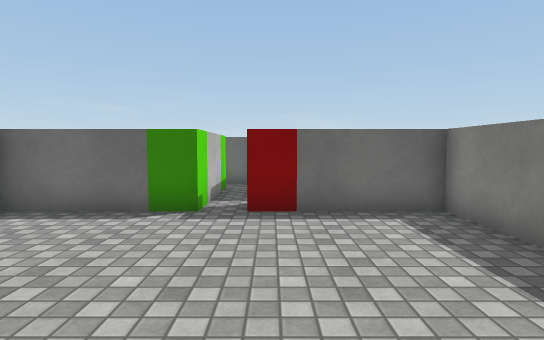
view 1 (above)

16 first-person views from a walk through a scene from a Unity 3-D project. The camera is 1.3 m above the floor, tilts 4° down and sees 80° across. The floor is counted in squares, 1 m on a side. Each view is taken from the middle of a square. On the plan, view 1 faces up. The plan holds only what a view shows up to about 14 squares ahead; the rest is blank. The place goes on beyond the plan. Some animated figures are not drawn. Surface patterns are stand-ins for the level's own textures.

view 2
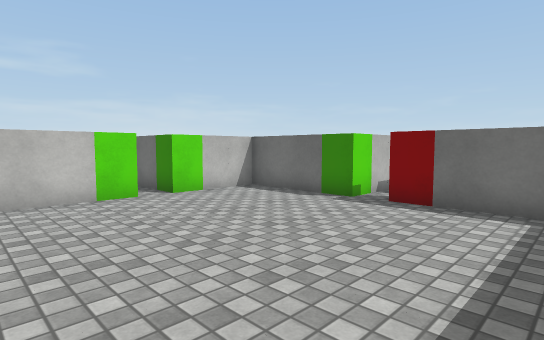

view 3
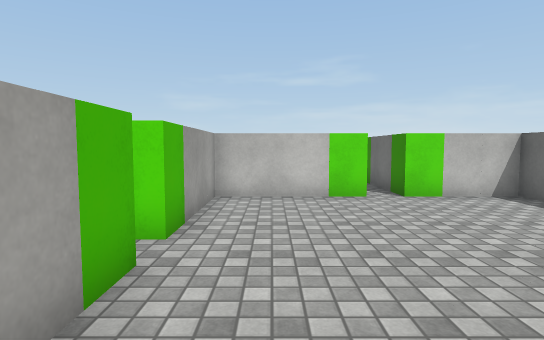

view 4
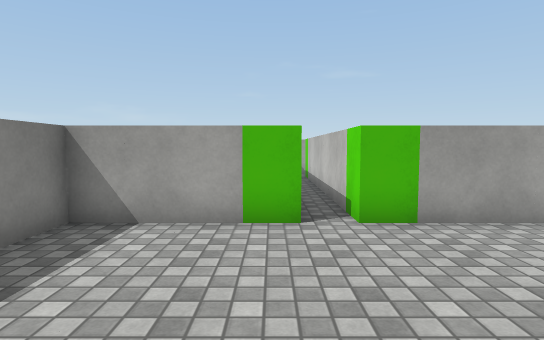

view 5
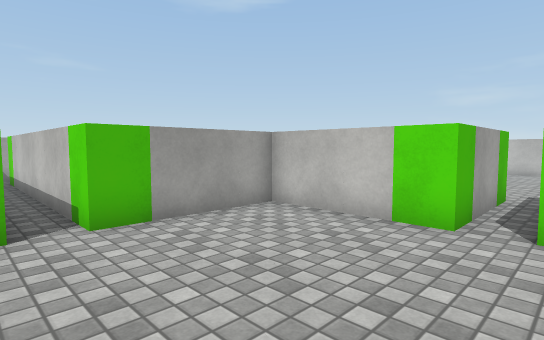

view 6
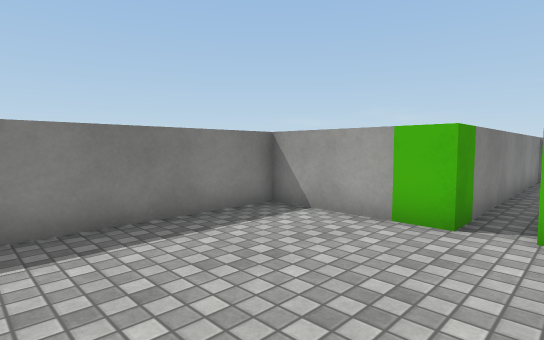

view 7
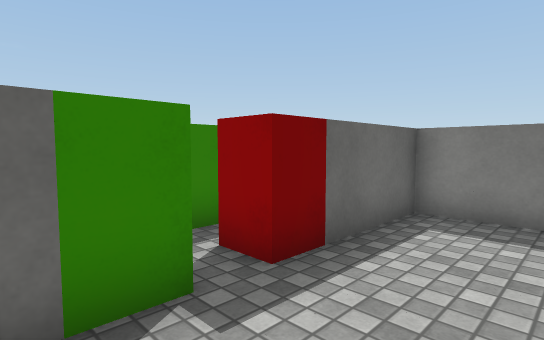

view 8
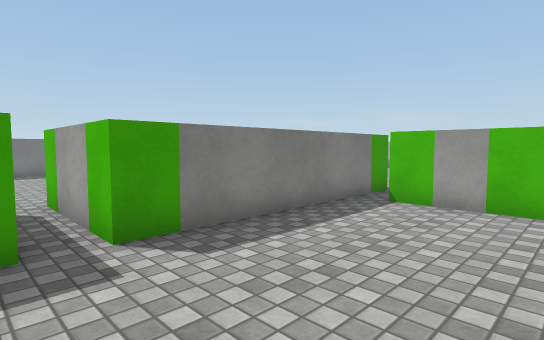

view 9
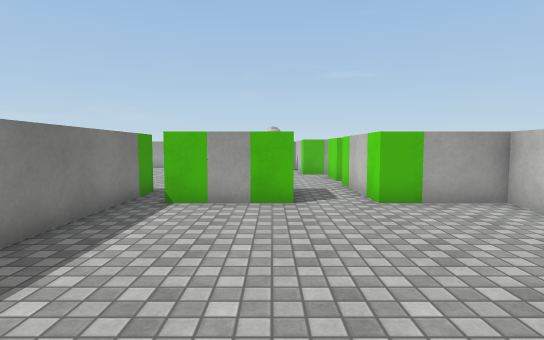

view 10
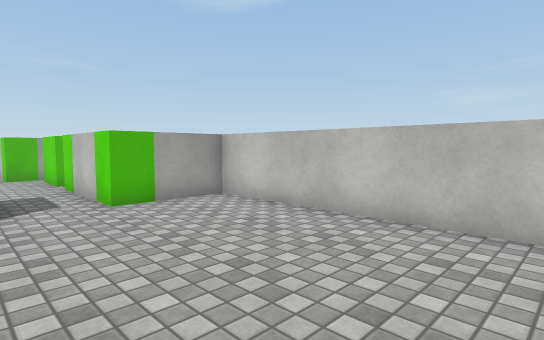

view 11
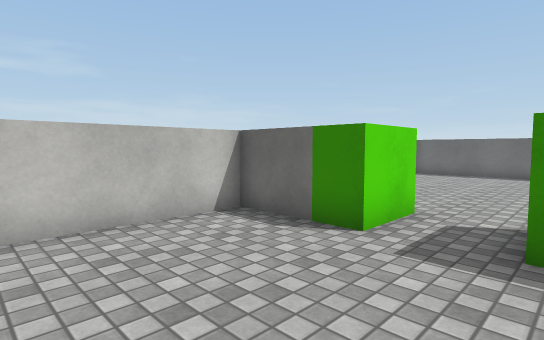

view 12
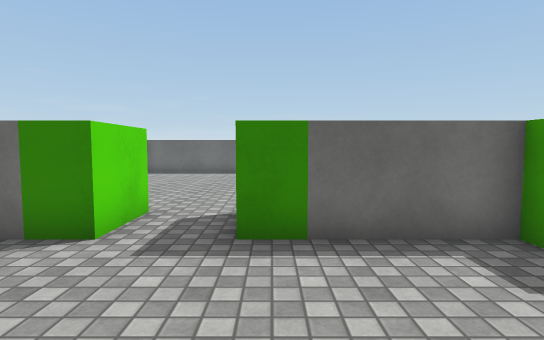

view 13
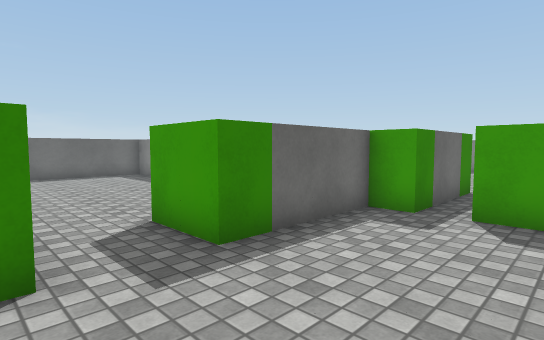

view 14
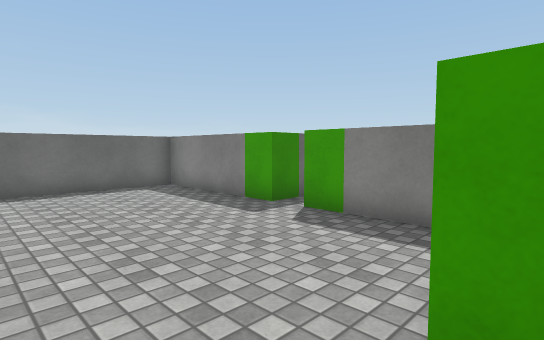

view 15
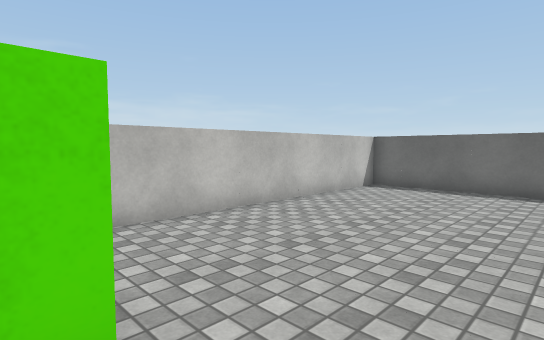

view 16
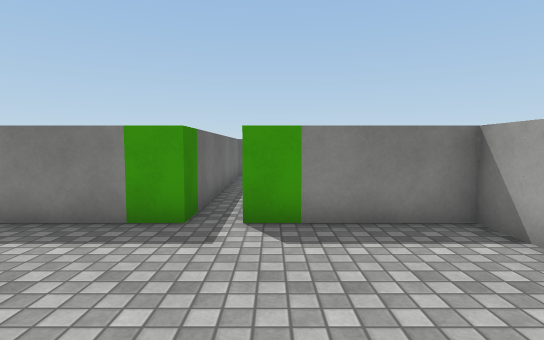

### Floor plan
Points are (right, up) in squares from view 1. A wall is a line through its corners. A room is listed if a view was taken in it or the views show most of it. See-through windows are left out.
Room 1 (views 1, 2, 3, 4, 5, 6, 7)
walls: (-5.5, 2.5) (-5.5, -1.5) (-1.5, -1.5) (-1.5, -10.5); (-1.5, 7.5) (-1.5, 6.5) (-5.5, 6.5) (-5.5, 3.5); (-1.6, -11.5) (-0.5, -11.5) (-0.5, -1.5) (3.5, -1.5) (3.5, 6.5) (0.5, 6.5)
ways out: opening at (-6, 3) to room 2; opening at (-0.5, 7)
objects: other object (0, 7)
Room 2 (views 8, 9, 10, 11, 12, 13, 14, 15)
walls: (-13.5, -3.5) (-10.5, -3.5); (-15.5, 6.6) (-15.5, 4.5) (-18.5, 4.5) (-18.5, -3.5) (-15.5, -3.5) (-15.5, -5.5); (-9.5, -5.6) (-9.5, 2.5) (-5.5, 2.5); (-5.5, 3.5) (-9.5, 3.5) (-9.5, 4.5) (-13.5, 4.5) (-13.5, 6.5)
ways out: opening at (-6, 3) to room 1; opening at (-14.5, 5.5) to room 3; opening at (-14.5, -4.5); opening at (-10, -4.5)
Room 3 (view 16)
walls: (-11, 6.5) (-9.5, 6.5) (-9.5, 10.5); (-1.5, 10.5) (-1.5, 8.5); (-0.9, 11.5) (-9.5, 11.5) (-9.5, 16.5) (-19.5, 16.5) (-19.5, 7.8)
ways out: opening at (-14.5, 5.5) to room 2; opening at (-1, 9.5)

Positions as (right, up) in squares from view 1, and headings:
1: (0, 0), facing up
2: (3, -1), facing up-left
3: (3, 0), facing left
4: (0, 4), facing down
5: (0, 4), facing down-left
6: (-2, 4), facing down-right
7: (-3, 4), facing up-right
8: (-14, 4), facing down-right
9: (-13, 4), facing down
10: (-13, 4), facing down-left
11: (-13, 0), facing up-left
12: (-13, 0), facing up
13: (-16, 1), facing up-right
14: (-15, 6), facing up-right
15: (-14, 6), facing up-left
16: (-15, 10), facing right
